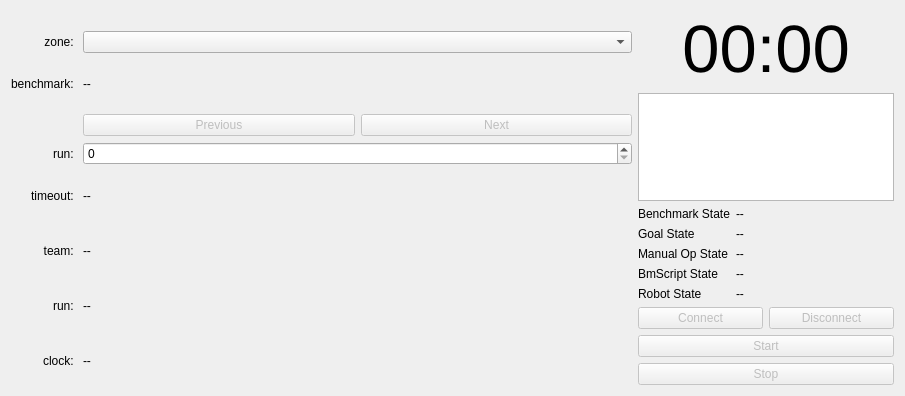
<?xml version="1.0" encoding="UTF-8"?>
<ui version="4.0">
 <class>BenchmarkControl</class>
 <widget class="QWidget" name="BenchmarkControl">
  <property name="geometry">
   <rect>
    <x>0</x>
    <y>0</y>
    <width>905</width>
    <height>396</height>
   </rect>
  </property>
  <property name="sizePolicy">
   <sizepolicy hsizetype="Preferred" vsizetype="Expanding">
    <horstretch>0</horstretch>
    <verstretch>0</verstretch>
   </sizepolicy>
  </property>
  <property name="windowTitle">
   <string>Benchmark Control</string>
  </property>
  <layout class="QHBoxLayout" name="horizontalLayout">
   <item>
    <layout class="QVBoxLayout" name="verticalLayout" stretch="0">
     <item>
      <layout class="QGridLayout" name="gridLayout" columnstretch="0,0">
       <item row="7" column="1">
        <layout class="QHBoxLayout" name="horizontalLayout_2">
         <item>
          <widget class="QPushButton" name="previous">
           <property name="enabled">
            <bool>false</bool>
           </property>
           <property name="text">
            <string>Previous</string>
           </property>
          </widget>
         </item>
         <item>
          <widget class="QPushButton" name="next">
           <property name="enabled">
            <bool>false</bool>
           </property>
           <property name="text">
            <string>Next</string>
           </property>
          </widget>
         </item>
        </layout>
       </item>
       <item row="3" column="1">
        <widget class="QLabel" name="desc">
         <property name="text">
          <string>--</string>
         </property>
         <property name="scaledContents">
          <bool>false</bool>
         </property>
         <property name="wordWrap">
          <bool>true</bool>
         </property>
        </widget>
       </item>
       <item row="8" column="0">
        <widget class="QLabel" name="label_9">
         <property name="sizePolicy">
          <sizepolicy hsizetype="Preferred" vsizetype="Preferred">
           <horstretch>0</horstretch>
           <verstretch>0</verstretch>
          </sizepolicy>
         </property>
         <property name="text">
          <string>run: </string>
         </property>
         <property name="alignment">
          <set>Qt::AlignRight|Qt::AlignTrailing|Qt::AlignVCenter</set>
         </property>
        </widget>
       </item>
       <item row="2" column="0">
        <widget class="QLabel" name="label">
         <property name="text">
          <string>zone: </string>
         </property>
         <property name="alignment">
          <set>Qt::AlignRight|Qt::AlignTrailing|Qt::AlignVCenter</set>
         </property>
        </widget>
       </item>
       <item row="12" column="0">
        <widget class="QLabel" name="selected_run_label">
         <property name="sizePolicy">
          <sizepolicy hsizetype="Preferred" vsizetype="Preferred">
           <horstretch>0</horstretch>
           <verstretch>0</verstretch>
          </sizepolicy>
         </property>
         <property name="text">
          <string>run: </string>
         </property>
         <property name="alignment">
          <set>Qt::AlignRight|Qt::AlignTrailing|Qt::AlignVCenter</set>
         </property>
        </widget>
       </item>
       <item row="9" column="0">
        <widget class="QLabel" name="label_6">
         <property name="sizePolicy">
          <sizepolicy hsizetype="Preferred" vsizetype="Preferred">
           <horstretch>0</horstretch>
           <verstretch>0</verstretch>
          </sizepolicy>
         </property>
         <property name="text">
          <string>timeout: </string>
         </property>
         <property name="alignment">
          <set>Qt::AlignRight|Qt::AlignTrailing|Qt::AlignVCenter</set>
         </property>
        </widget>
       </item>
       <item row="10" column="0">
        <widget class="QLabel" name="label_7">
         <property name="sizePolicy">
          <sizepolicy hsizetype="Preferred" vsizetype="Preferred">
           <horstretch>0</horstretch>
           <verstretch>0</verstretch>
          </sizepolicy>
         </property>
         <property name="text">
          <string>team: </string>
         </property>
         <property name="alignment">
          <set>Qt::AlignRight|Qt::AlignTrailing|Qt::AlignVCenter</set>
         </property>
        </widget>
       </item>
       <item row="9" column="1">
        <widget class="QLabel" name="timeout">
         <property name="text">
          <string>--</string>
         </property>
         <property name="wordWrap">
          <bool>true</bool>
         </property>
        </widget>
       </item>
       <item row="10" column="1">
        <widget class="QLabel" name="team">
         <property name="text">
          <string>--</string>
         </property>
         <property name="wordWrap">
          <bool>true</bool>
         </property>
        </widget>
       </item>
       <item row="12" column="1">
        <widget class="QLabel" name="round">
         <property name="text">
          <string>--</string>
         </property>
         <property name="wordWrap">
          <bool>true</bool>
         </property>
        </widget>
       </item>
       <item row="2" column="1">
        <widget class="QComboBox" name="zone"/>
       </item>
       <item row="8" column="1">
        <widget class="QSpinBox" name="run_selector"/>
       </item>
       <item row="3" column="0">
        <widget class="QLabel" name="benchmark_label">
         <property name="sizePolicy">
          <sizepolicy hsizetype="Preferred" vsizetype="Preferred">
           <horstretch>0</horstretch>
           <verstretch>0</verstretch>
          </sizepolicy>
         </property>
         <property name="text">
          <string>benchmark: </string>
         </property>
         <property name="alignment">
          <set>Qt::AlignRight|Qt::AlignTrailing|Qt::AlignVCenter</set>
         </property>
        </widget>
       </item>
       <item row="0" column="1">
        <spacer name="horizontalSpacer_2">
         <property name="orientation">
          <enum>Qt::Horizontal</enum>
         </property>
         <property name="sizeType">
          <enum>QSizePolicy::Expanding</enum>
         </property>
         <property name="sizeHint" stdset="0">
          <size>
           <width>40</width>
           <height>20</height>
          </size>
         </property>
        </spacer>
       </item>
       <item row="13" column="0">
        <widget class="QLabel" name="cloack_label">
         <property name="text">
          <string>clock: </string>
         </property>
         <property name="alignment">
          <set>Qt::AlignRight|Qt::AlignTrailing|Qt::AlignVCenter</set>
         </property>
        </widget>
       </item>
       <item row="13" column="1">
        <widget class="QLabel" name="clock">
         <property name="sizePolicy">
          <sizepolicy hsizetype="Preferred" vsizetype="Minimum">
           <horstretch>0</horstretch>
           <verstretch>0</verstretch>
          </sizepolicy>
         </property>
         <property name="text">
          <string>--</string>
         </property>
         <property name="alignment">
          <set>Qt::AlignLeading|Qt::AlignLeft|Qt::AlignVCenter</set>
         </property>
         <property name="wordWrap">
          <bool>true</bool>
         </property>
        </widget>
       </item>
      </layout>
     </item>
    </layout>
   </item>
   <item>
    <layout class="QVBoxLayout" name="verticalLayout_2" stretch="0,1,0,0,0,0,0,0,0,0,0">
     <item>
      <widget class="QLabel" name="timer">
       <property name="font">
        <font>
         <pointsize>50</pointsize>
        </font>
       </property>
       <property name="text">
        <string>00:00</string>
       </property>
       <property name="alignment">
        <set>Qt::AlignCenter</set>
       </property>
      </widget>
     </item>
     <item>
      <widget class="QPlainTextEdit" name="state">
       <property name="sizePolicy">
        <sizepolicy hsizetype="Preferred" vsizetype="Maximum">
         <horstretch>0</horstretch>
         <verstretch>0</verstretch>
        </sizepolicy>
       </property>
       <property name="minimumSize">
        <size>
         <width>0</width>
         <height>30</height>
        </size>
       </property>
       <property name="readOnly">
        <bool>true</bool>
       </property>
      </widget>
     </item>
     <item>
      <layout class="QFormLayout" name="formLayout">
       <item row="0" column="0">
        <widget class="QLabel" name="benchmark_state_label">
         <property name="text">
          <string>Benchmark State</string>
         </property>
        </widget>
       </item>
       <item row="0" column="1">
        <widget class="QLabel" name="benchmark_state">
         <property name="text">
          <string>--</string>
         </property>
        </widget>
       </item>
       <item row="2" column="0">
        <widget class="QLabel" name="goal_state_label">
         <property name="text">
          <string>Goal State</string>
         </property>
        </widget>
       </item>
       <item row="2" column="1">
        <widget class="QLabel" name="goal_state">
         <property name="text">
          <string>--</string>
         </property>
        </widget>
       </item>
       <item row="3" column="0">
        <widget class="QLabel" name="manual_operation_state_label">
         <property name="text">
          <string>Manual Op State</string>
         </property>
        </widget>
       </item>
       <item row="3" column="1">
        <widget class="QLabel" name="manual_operation_state">
         <property name="text">
          <string>--</string>
         </property>
        </widget>
       </item>
       <item row="4" column="0">
        <widget class="QLabel" name="bmscript_state_label">
         <property name="text">
          <string>BmScript State</string>
         </property>
        </widget>
       </item>
       <item row="4" column="1">
        <widget class="QLabel" name="bmscript_state">
         <property name="text">
          <string>--</string>
         </property>
        </widget>
       </item>
       <item row="5" column="0">
        <widget class="QLabel" name="robot_state_label">
         <property name="text">
          <string>Robot State</string>
         </property>
        </widget>
       </item>
       <item row="5" column="1">
        <widget class="QLabel" name="robot_state">
         <property name="text">
          <string>--</string>
         </property>
        </widget>
       </item>
      </layout>
     </item>
     <item>
      <layout class="QHBoxLayout" name="horizontalLayout_4"/>
     </item>
     <item>
      <layout class="QHBoxLayout" name="horizontalLayout_5"/>
     </item>
     <item>
      <layout class="QHBoxLayout" name="horizontalLayout_7"/>
     </item>
     <item>
      <layout class="QHBoxLayout" name="horizontalLayout_6"/>
     </item>
     <item>
      <layout class="QHBoxLayout" name="horizontalLayout_8"/>
     </item>
     <item>
      <layout class="QHBoxLayout" name="horizontalLayout_3">
       <item>
        <widget class="QPushButton" name="connect">
         <property name="enabled">
          <bool>false</bool>
         </property>
         <property name="sizePolicy">
          <sizepolicy hsizetype="Minimum" vsizetype="MinimumExpanding">
           <horstretch>0</horstretch>
           <verstretch>0</verstretch>
          </sizepolicy>
         </property>
         <property name="text">
          <string>Connect</string>
         </property>
        </widget>
       </item>
       <item>
        <widget class="QPushButton" name="disconnect">
         <property name="enabled">
          <bool>false</bool>
         </property>
         <property name="sizePolicy">
          <sizepolicy hsizetype="Minimum" vsizetype="MinimumExpanding">
           <horstretch>0</horstretch>
           <verstretch>0</verstretch>
          </sizepolicy>
         </property>
         <property name="text">
          <string>Disconnect</string>
         </property>
        </widget>
       </item>
      </layout>
     </item>
     <item>
      <widget class="QPushButton" name="start">
       <property name="enabled">
        <bool>false</bool>
       </property>
       <property name="sizePolicy">
        <sizepolicy hsizetype="Minimum" vsizetype="MinimumExpanding">
         <horstretch>0</horstretch>
         <verstretch>0</verstretch>
        </sizepolicy>
       </property>
       <property name="text">
        <string>Start</string>
       </property>
      </widget>
     </item>
     <item>
      <widget class="QPushButton" name="stop">
       <property name="enabled">
        <bool>false</bool>
       </property>
       <property name="sizePolicy">
        <sizepolicy hsizetype="Minimum" vsizetype="MinimumExpanding">
         <horstretch>0</horstretch>
         <verstretch>0</verstretch>
        </sizepolicy>
       </property>
       <property name="text">
        <string>Stop</string>
       </property>
      </widget>
     </item>
    </layout>
   </item>
  </layout>
 </widget>
 <resources/>
 <connections/>
</ui>
